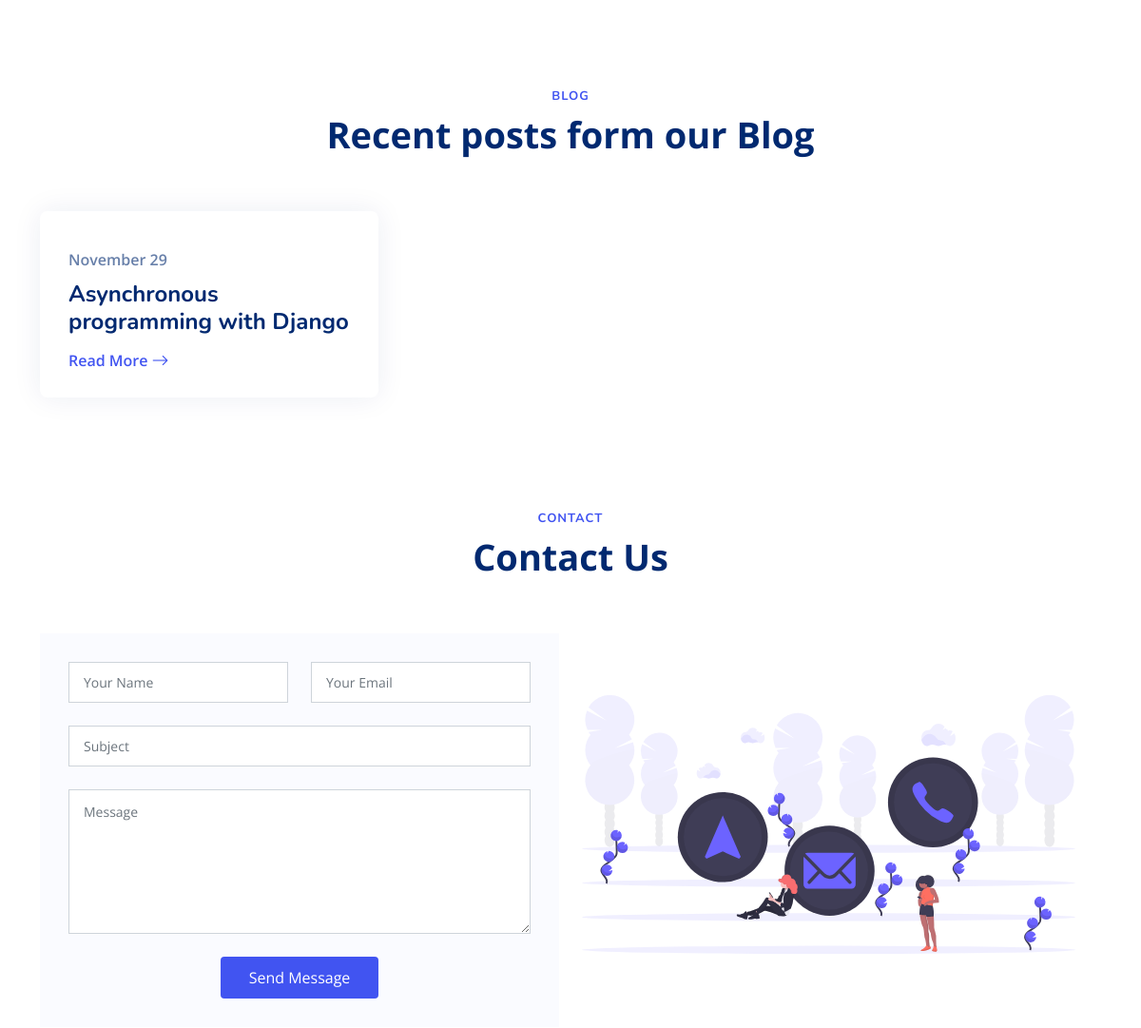
The app's page / (middle part), older data.
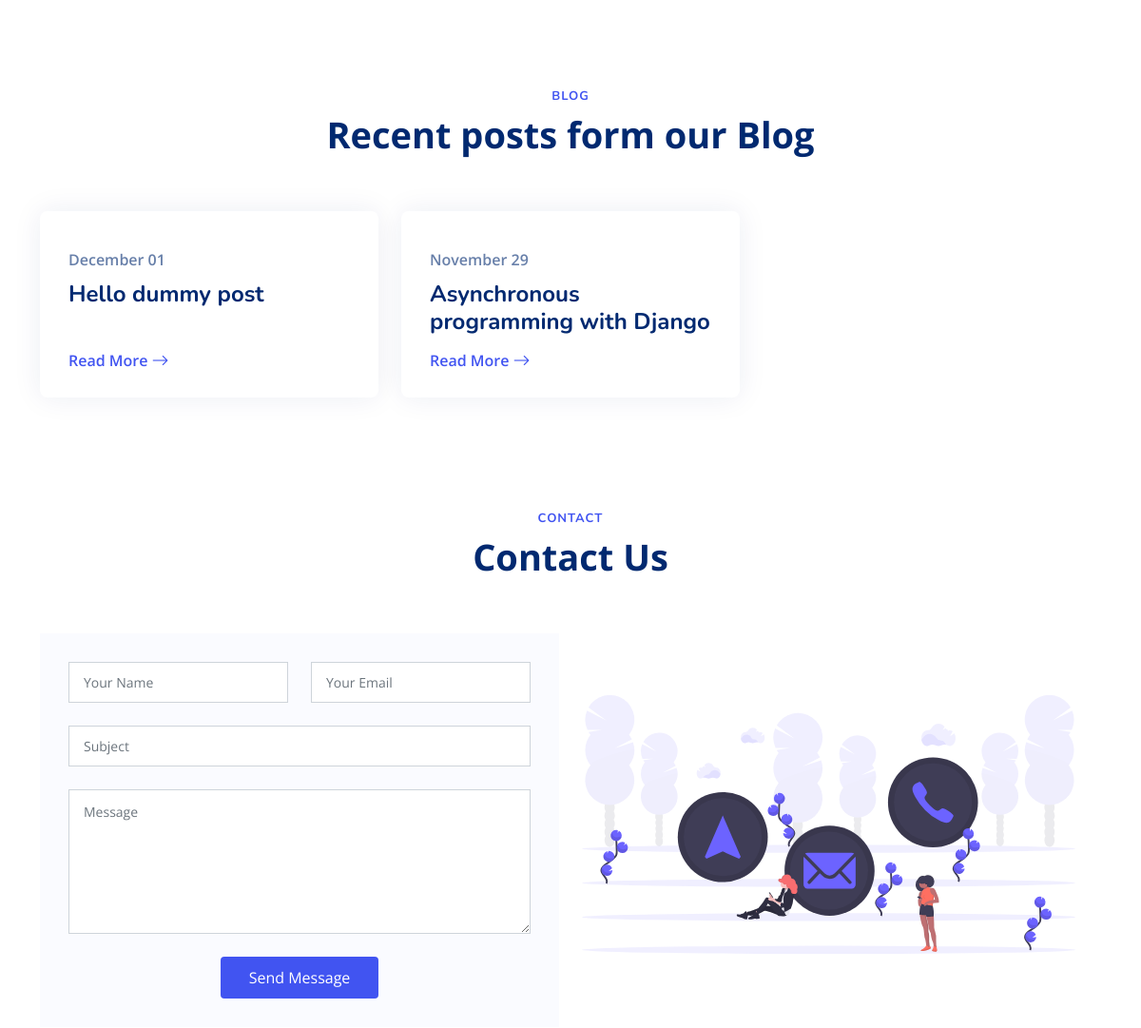
The same page, newer data.
### blog/models.py (models this page shows, shortened)
class Post(models.Model):
    title = models.CharField(max_length=100)
    blog_snipet = models.CharField(max_length=400)
    title_tag = models.CharField(max_length=20)
    author = models.ForeignKey(User, on_delete=models.CASCADE)
    body = RichTextField(null=True, blank=True)
    date_published = models.DateField(auto_now_add=True)
    entry_img = models.URLField()
    tags = TaggableManager()
    modified = models.DateTimeField(auto_now=True)
    hit_count_generic = GenericRelation(
        HitCount, object_id_field='object_pk', related_query_name='hit_count_generic_relation')
    author_conculsion = models.CharField(
        max_length=300, default="No Author Review")
    readtime_min = models.IntegerField(default=0)
    editor_choice = models.BooleanField(default=False)
    likes = models.ManyToManyField(
        User, default=None, blank=True, related_name='post_likes')
    likes_count = models.BigIntegerField(default='0')
    category = models.ForeignKey(Category, on_delete=models.PROTECT, default=1)

### IndexHome/views.py (the view)
# urls.py: path('', views.index, name='index'),
def index(request):
    recent_blog = Post.objects.all()
    user_count = User.objects.count()
    return render(request, 'IndexHome/index.html',{'post':recent_blog.order_by('-likes_count','-date_published')[:3],'user_count':user_count,'total_blogs':recent_blog.count()})

### templates/IndexHome/index.html (shortened to what this page needs)
{% extends 'IndexHome/base.html' %}
{% block body %}
{% load static %}
<main id="main">
  <section id="team" class="team">
  </section>
  <section id="recent-blog-posts" class="recent-blog-posts">
    <div class="container" data-aos="fade-up">
      <header class="section-header">
        <h2>Blog</h2>
        <p>Recent posts form our Blog</p>
      </header>
      <div class="row">
        {% for blog in post %}
          <div class="col-lg-4">
            <div class="post-box">
              <div class="post-img">
              </div>
              <span class="post-date">{{blog.date_published|date:"F d"}}</span>
              <h3 class="post-title">
                {{blog.title}}
              </h3>
              <a href="{% url 'blog:blog_details' blog.pk %}" class="readmore stretched-link mt-auto"
                ><span>Read More</span><i class="bi bi-arrow-right"></i
              ></a>
            </div>
          </div>
        {% endfor %}
      </div>
    </div>
  </section>
  <section id="contact" class="contact">
    <div class="container" data-aos="fade-up">
      <header class="section-header">
        <h2>Contact</h2>
        <p>Contact Us</p>
      </header>
      <div class="row gy-4 justify-content-around">
        <div class="col-lg-6">
          <form action="forms/contact.php" method="post" class="php-email-form">
            <div class="row gy-4">
              <div class="col-md-6">
                <input
                  type="text"
                  name="name"
                  class="form-control"
                  placeholder="Your Name"
                  required
                />
              </div>
              <div class="col-md-6">
                <input
                  type="email"
                  class="form-control"
                  name="email"
                  placeholder="Your Email"
                  required
                />
              </div>
              <div class="col-md-12">
                <input
                  type="text"
                  class="form-control"
                  name="subject"
                  placeholder="Subject"
                  required
                />
              </div>
              <div class="col-md-12">
                <textarea
                  class="form-control"
                  name="message"
                  rows="6"
                  placeholder="Message"
                  required
                ></textarea>
              </div>
              <div class="col-md-12 text-center">
                <button type="submit">Send Message</button>
              </div>
            </div>
          </form>
        </div>
        <div class="col-lg-6">
          <img src="{% static 'IndexHome/assets/img/contact.svg' %}" style="width:95%;margin-top:12%">
        </div>
      </div>
    </div>
  </section>
</main>
{% endblock body %}

### templates/IndexHome/base.html (shortened to what this page needs)
<!DOCTYPE html>
<html lang="en">
  <head>
    {% load static %}
    <link
      href="{% static 'IndexHome/assets/vendor/bootstrap/css/bootstrap.min.css' %}"
      rel="stylesheet"
    />
    <link
      href="{% static 'IndexHome/assets/vendor/bootstrap-icons/bootstrap-icons.css' %}"
      rel="stylesheet"
    />
    <link
      href="{% static 'IndexHome/assets/vendor/aos/aos.css' %}"
      rel="stylesheet"
    />
    <link
      href="{% static 'IndexHome/assets/vendor/swiper/swiper-bundle.min.css' %}"
      rel="stylesheet"
    />
    <link
      href="{% static 'IndexHome/assets/vendor/glightbox/css/glightbox.min.css' %}"
      rel="stylesheet"
    />
    <link
      href="{% static 'IndexHome/assets/css/style.css' %}"
      rel="stylesheet"
    />
  </head>
  <body>
    {% block body %} {% endblock body %}
  </body>
</html>

### static/IndexHome/assets/css/style.css (style rules this page uses)
:root { scroll-behavior: smooth; }
body { font-family: "Open Sans", sans-serif; color: #444444; }
a { color: #4154f1; text-decoration: none; }
h1, h2, h3, h4, h5, h6 { font-family: "Nunito", sans-serif; }
section { padding: 60px 0; overflow: hidden; }
.section-header { text-align: center; padding-bottom: 60px; }
.section-header h2 { font-size: 13px; letter-spacing: 1px; font-weight: 700; margin: 0; color: #4154f1; text-transform: uppercase; }
.section-header p { margin: 10px 0 0 0; padding: 0; font-size: 38px; line-height: 42px; font-weight: 700; color: #012970; }
.team { background: #fff; padding: 60px 0; }
.recent-blog-posts .post-box { box-shadow: 0px 0 30px rgba(1, 41, 112, 0.08); transition: 0.3s; height: 100%; overflow: hidden; padding: 30px; border-radius: 8px; position: relative; display: flex; flex-direction: column; }
.recent-blog-posts .post-box .post-img { overflow: hidden; margin: -30px -30px 15px -30px; position: relative; }
.recent-blog-posts .post-box .post-date { font-size: 16px; font-weight: 600; color: rgba(1, 41, 112, 0.6); display: block; margin-bottom: 10px; }
.recent-blog-posts .post-box .post-title { font-size: 24px; color: #012970; font-weight: 700; margin-bottom: 18px; position: relative; transition: 0.3s; }
.recent-blog-posts .post-box .readmore { display: flex; align-items: center; font-weight: 600; line-height: 1; transition: 0.3s; }
.recent-blog-posts .post-box .readmore i { line-height: 0; margin-left: 4px; font-size: 18px; }
.contact .php-email-form { background: #fafbff; padding: 30px; height: 100%; }
.contact .php-email-form input, .contact .php-email-form textarea { border-radius: 0; box-shadow: none; font-size: 14px; border-radius: 0; }
.contact .php-email-form input { padding: 10px 15px; }
.contact .php-email-form textarea { padding: 12px 15px; }
.contact .php-email-form button[type="submit"] { background: #4154f1; border: 0; padding: 10px 30px; color: #fff; transition: 0.4s; border-radius: 4px; }

Row changes from the older to the newer data that the page shows:
added Post: date_published "December 01", title "Hello dummy post"
